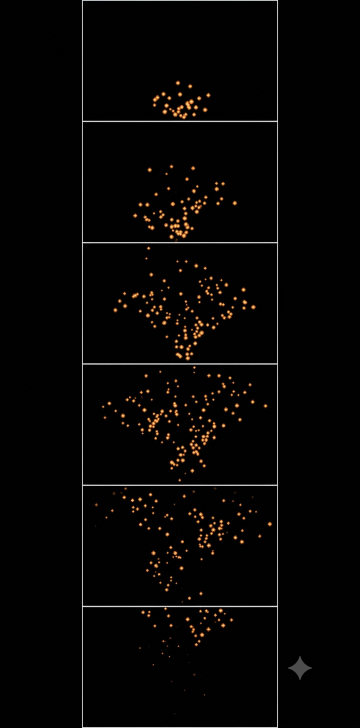
#> input picture assets-src/fx_hissatsu.png, 720 x 1456 px, found by its file name (shown at 1/2 size)
$ python process-fx.py
#> lines starting #> are read from the running program, lines starting #| are printed output that depends on the picture
# fx_hissatsu.png(黒背景・白枠罫の6コマ縦シート)を切り出し、
# 輝度→アルファ変換(黒=透明。加算合成の見た目を通常合成で近似)して
# スプライトシート public/mock/assets/fx_hissatsu_sheet.png を出力する
import numpy as np
from PIL import Image
from pathlib import Path

SRC = Path(r"E:\dev\dq10-saihou-simulator\assets-src\fx_hissatsu.png")
OUT = Path(r"E:\dev\dq10-saihou-simulator\public\mock\assets\fx_hissatsu_sheet.png")

# 表示: 布グリッド幅(約280dp)に重ねる → @2x 560px 幅
TW = 560

img = np.asarray(Image.open(SRC).convert("RGB")).astype(np.float32)
h, w, _ = img.shape
#> h = 1456; w = 720

# 枠線検出(黒地に白線): 行/列平均輝度のピーク
lum = img.mean(axis=2)
rows = lum.mean(axis=1)
#> rows = 1456 values, max 121.2 at index 485, min 1.25 at index 51, mean 4.75
cols = lum.mean(axis=0)
#> cols = 720 values, max 218.6 at index 555, min 0.00343 at index 561, mean 4.75
row_lines = [y for y in range(h) if rows[y] > 60]
#> row_lines = [0, 1, 242, 243, 484, 485, 486, 727, 728, 969, 970, 971, 1212, 1213, 1454, 1455]
col_lines = [x for x in range(w) if cols[x] > 60]
#> col_lines = [164, 165, 554, 555]


def runs(idx):
    out = []
    s = p = idx[0]
#> s = 0; p = 0
    for v in idx[1:]:
        if v > p + 2:
            out.append((s, p))
            s = v
        p = v
#> this loop made 15 passes
#> (v, s, p) on passes 2, 4, 7, 9, 12, 14: (242, 242, 242), (484, 484, 484), (727, 727, 727), (969, 969, 969), (1212, 1212, 1212), (1454, 1454, 1454)
#> (v, p) on passes 3, 5, 6, 8, 10, 11: (243, 243), (485, 485), (486, 486), (728, 728), (970, 970), (971, 971)
#> after the loop, out = [(0, 1), (242, 243), (484, 486), (727, 728), (969, 971), (1212, 1213)]
    out.append((s, p))
    return out


rr = runs(row_lines)
#> rr = [(0, 1), (242, 243), (484, 486), (727, 728), (969, 971), (1212, 1213), (1454, 1455)]
cc = runs(col_lines)
#> the loop in runs (call 2), `for v in idx[1:]:` made 3 passes
#> (v, s, p) on pass 2: (554, 554, 554)
#> (v, p) on passes 1, 3: (165, 165), (555, 555)
#> cc = [(164, 165), (554, 555)]
assert len(cc) == 2, f"expected 2 col lines, got {cc}"
x0, x1 = cc[0][1] + 2, cc[1][0] - 1
#> x0 = 167; x1 = 553
cells = []
for (a, b), (c, d) in zip(rr[:-1], rr[1:]):
    cells.append((b + 2, c - 1))
#> this loop made 6 passes
#> (a, b, c, d) on passes 1 to 6: (0, 1, 242, 243), (242, 243, 484, 486), (484, 486, 727, 728), (727, 728, 969, 971), (969, 971, 1212, 1213), (1212, 1213, 1454, 1455)
#> after the loop, cells = [(3, 241), (245, 483), (488, 726), (730, 968), (973, 1211), (1215, 1453)]
assert len(cells) == 6, f"expected 6 cells, got {len(cells)}"

frames = []
th = None
for (y0, y1) in cells:
    cell = img[y0:y1, x0:x1]
    if th is None:
        th = round(TW * cell.shape[0] / cell.shape[1])
    # 輝度→α: a = max(R,G,B)/255。色は unpremultiply(暗い火花も彩度を保つ)
    a = cell.max(axis=2) / 255.0
    rgb = np.clip(cell / np.maximum(a[..., None], 1e-3), 0, 255)
    premul = np.dstack([rgb * a[..., None], a * 255.0]).astype(np.uint8)
    fr = Image.fromarray(premul, "RGBA").resize((TW, th), Image.LANCZOS)
    arr = np.asarray(fr).astype(np.float32)
    ra = arr[..., 3:4] / 255.0
    out_rgb = np.clip(arr[..., :3] / np.maximum(ra, 1e-3), 0, 255)
    out = np.dstack([out_rgb, arr[..., 3]]).astype(np.uint8)
    # 低α画素のRGBノイズ対策(アルファブリードの簡易版: α<10 はRGBを0=黒でよい。
    # 火花はグローで縁が暗橙に落ちるため黒への収束はフリンジにならない)
    low = out[..., 3] < 10
    out[low, 0] = out[low, 1] = out[low, 2] = 0
    frames.append(out)
#> this loop made 6 passes
#> (y0, y1, th) on pass 1: (3, 241, 345)
#> pass 1, `cell = img[y0:y1, x0:x1]`:
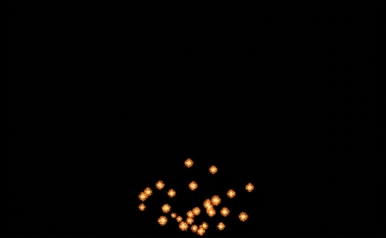
#> cell: shape (238, 386, 3) float32; mean R, G, B 3.6, 2.4, 1.4
#> pass 1, `rgb = np.clip(cell / np.maximum(a[..., None], 1e-3), 0, 255)`:
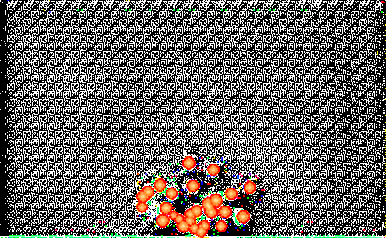
#> rgb: shape (238, 386, 3) float32; mean R, G, B 103.7, 100.2, 97
#> pass 1, `premul = np.dstack([rgb * a[..., None], a * 255.0]).astype(np.uint8)`:
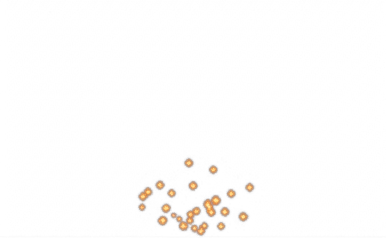
#> premul: shape (238, 386, 4); mean R, G, B, A 3.6, 2.4, 1.4, 3.6; transparent parts drawn white
#> after the loop:
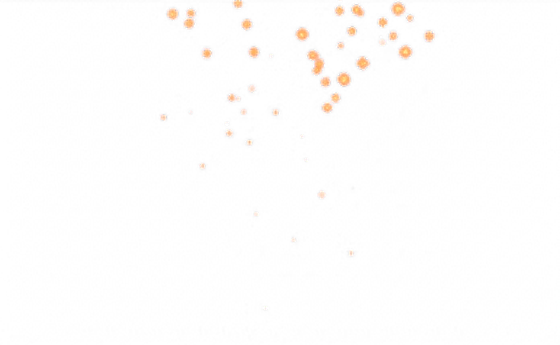
#> out: shape (345, 560, 4); mean R, G, B, A 4.4, 2.5, 1.4, 2.5; transparent parts drawn white
#> after the loop:
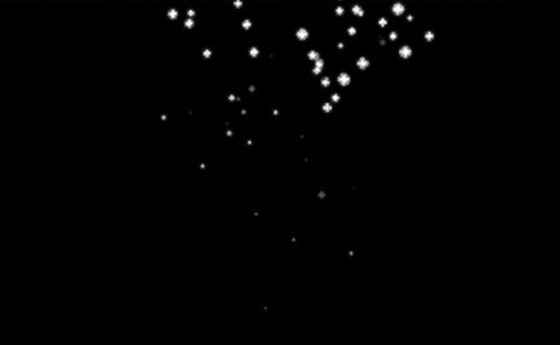
#> ra: shape (345, 560, 1) float32; min 0, max 1, mean 0.00998
#> after the loop, frames = 6 items; th = 345

sheet = np.concatenate(frames, axis=0)
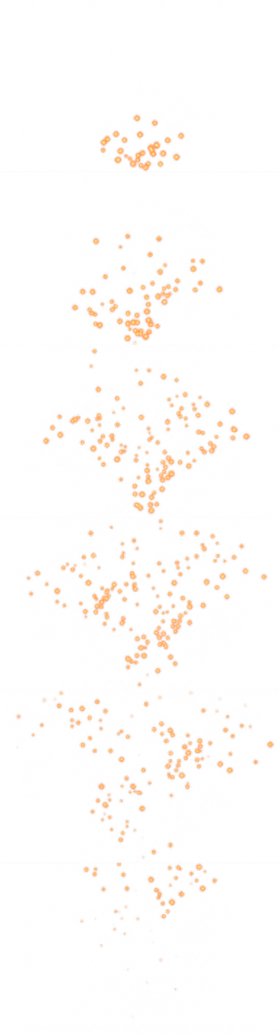
#> sheet: shape (2070, 560, 4) (shown at 1/2 size); mean of channels 0, 1, 2, 3 10.9, 6.2, 3.2, 6.1; transparent parts drawn white
Image.fromarray(sheet, "RGBA").save(OUT)
print(f"fx_hissatsu_sheet: {len(frames)} frames x {TW}x{th} -> {sheet.shape[1]}x{sheet.shape[0]}")
#| fx_hissatsu_sheet: 6 frames x 560x345 -> 560x2070
